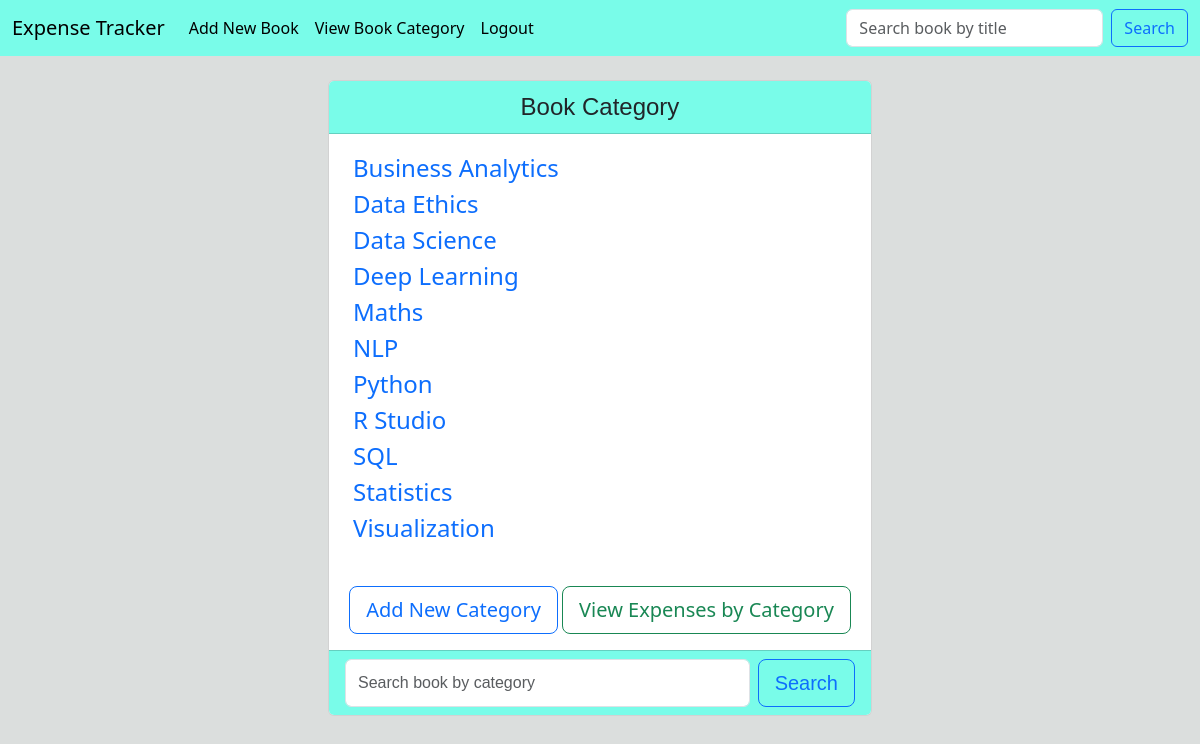
The page /listcategory/ (signed in) on the database its author committed.
### book/models.py (models this page shows)
class Category(models.Model):
    category = models.CharField(max_length=100, null=True, blank=True)
    def __str__(self):
        return self.category

### book/views.py (the view)
# urls.py: path('listcategory/',views.listcategory, name='listcategory'),
def listcategory(request):
    if request.user.is_authenticated:
        categories = Category.objects.all
        return render(request, 'book/listcategory.html', {'categories':categories})
    else:
        messages.success(request, "Must be logged in to do that!")
        return redirect('home')

### book/templates/book/listcategory.html (shortened to what this page needs)
{% extends 'home/base.html' %}
{% load static %}
{% block content%}
<center>
    <div class="card" style="width: 34rem;">
        <div class="card-header" style="font-family: Helvetica; font-size: x-large;">
            Book Category<br/>
        </div>
        <div class="card-body">
            <p class="card-text" style="text-align: left;">
                {% for category in categories %}
                <a class="p-2" href="{% url 'updatecategory' category.id %}" style="font-size: x-large;">{{ category }}</a><br/>
                {% endfor %}
            </p><br/>
            <a class="btn btn-outline-primary btn-lg" href="{% url 'addcategory' %}" role="button">Add New Category</a>
            <a class="btn btn-outline-success btn-lg" href="{% url 'showexpense' %}" role="button">View Expenses by Category</a>
        </div>
        <div class="card-footer" style="font-family: Helvetica; font-size: x-large;">
            <form class="d-flex" method=POST action="{% url 'searchbycategory' %}">
                <input class="form-control me-2" type="search" placeholder="Search book by category" aria-label="Search" name="searchedbycategory">
                <button class="btn btn-outline-primary btn-lg" type="submit">Search</button>
            </form>
        </div>
    </div>
</center>
{% endblock %}

### home/templates/home/base.html (shortened to what this page needs)
<!doctype html>
{% load static %}
<html lang="en">
  <head>
    <link rel="stylesheet" href="{% static 'css/bootstrap.min.css' %}">
  </head>
  <body>
    {% include 'home/navbar.html' %}
    <br>
    <div class="container">
        {% block content%}
        {% endblock %}
    </div>
  </body>
</html>

### home/templates/home/navbar.html (shortened to what this page needs)
{% load static %}
<!doctype html>
<nav class="navbar navbar-expand-lg navbar-light" style="background-color: #79fce9;">
    <div class="container-fluid">
      <a class="navbar-brand" href="{% url 'home' %}">Expense Tracker</a>
      <div class="collapse navbar-collapse" id="navbarSupportedContent">
        <ul class="navbar-nav me-auto mb-2 mb-lg-0">
          {% if user.is_authenticated %}
          <li class="nav-item">
            <a class="nav-link active" href="{% url 'addbook' %}">Add New Book</a>
          </li>
          <li class="nav-item">
            <a class="nav-link active" href="{% url 'listcategory' %}">View Book Category</a>
          </li>
          <li class="nav-item">
            <a class="nav-link active" href="{% url 'userlogout' %}">Logout</a>
          </li>
          {% endif %}
        </ul>
        {% if user.is_authenticated %}
        <form class="d-flex" method=POST action="{% url 'searchbook' %}">
            <input class="form-control me-2" type="search" placeholder="Search book by title" aria-label="Search" name="searched">
            <button class="btn btn-outline-primary" type="submit">Search</button>
        </form>
        {% endif %}
      </div>
    </div>
  </nav>

### home/templates/home/base.html (style rules this page uses)
a { text-decoration: none; }
body { background-color: rgb(219, 222, 221); }
.card .card-header { background-color:rgb(121, 252, 233); }
.card .card-footer { background-color: rgb(121, 252, 233); }

### rows shown on the page
Category: category "Business Analytics"
Category: category "Data Ethics"
Category: category "Data Science"
Category: category "Deep Learning"
Category: category "Maths"
Category: category "NLP"
Category: category "Python"
Category: category "R Studio"
Category: category "SQL"
Category: category "Statistics"
Category: category "Visualization"
